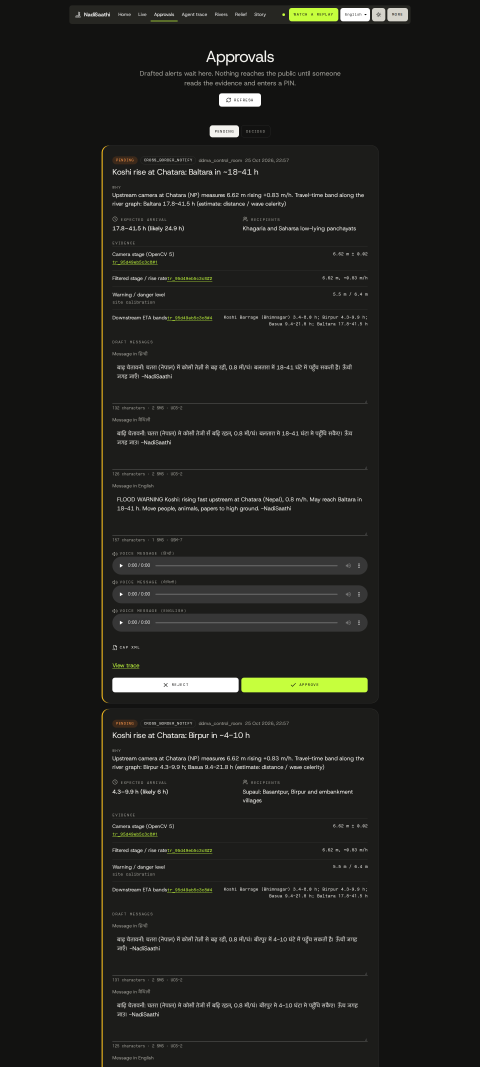
#> input picture docs/screenshots/ui/approvals-1440-dark.png, 1440 x 3200 px, given in place of home-1440-light.png, which was not available (shown at 1/3 size)
$ python readme_crops.py ../docs/screenshots/ui
#> lines starting #> are read from the running program, lines starting #| are printed output that depends on the picture
"""Crop the full-page UI screenshots into README-sized views (docs/screenshots/readme/)."""
import sys
from pathlib import Path
from PIL import Image, ImageDraw

ROOT = Path(sys.argv[1])
UI = ROOT / "docs/screenshots/ui"
OUT = ROOT / "docs/screenshots/readme"
OUT.mkdir(exist_ok=True)

CROPS = {  # name: (source, top, height)
    "hero": ("home-1440-light", 0, 900),
    "live": ("live-1440-dark", 700, 900),
    "vision": ("vision-1440-light", 0, 900),
    "vision-estimators": ("vision-1440-light", 3190, 840),
    "vision-registration": ("vision-1440-light", 1640, 960),
    "rivers": ("rivers-1440-light", 110, 900),
    "relief": ("relief-1440-light", 270, 900),
    "story": ("story-1440-light", 0, 900),
    "cloud": ("cloud-1440-dark", 90, 900),
    "cloud-insights": ("cloud-1440-dark", 1430, 1110),
}
JPEG = {"hero", "story", "relief"}
for name, (src, top, h) in CROPS.items():
    im = Image.open(UI / f"{src}.png").convert("RGB")
#> im is the input picture: PIL image 1440x3200 RGB; mean R, G, B 29.7, 29.9, 27
    c = im.crop((0, top, im.width, top + h))
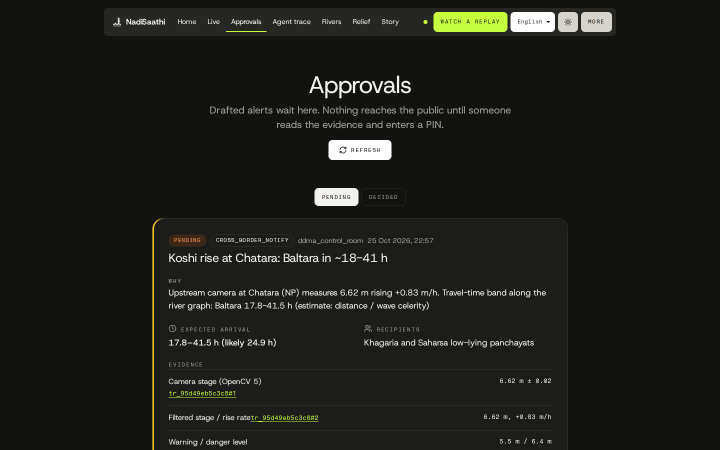
#> c: PIL image 1440x900 RGB (shown at 1/2 size); mean R, G, B 28.7, 28.9, 26.2
    if name in JPEG:
        c.save(OUT / f"{name}.jpg", quality=86, optimize=True, progressive=True)
    else:
        c.save(OUT / f"{name}.png", optimize=True)
#> pass 2 of the loop `for name, (src, top, h) in CROPS.items():`:
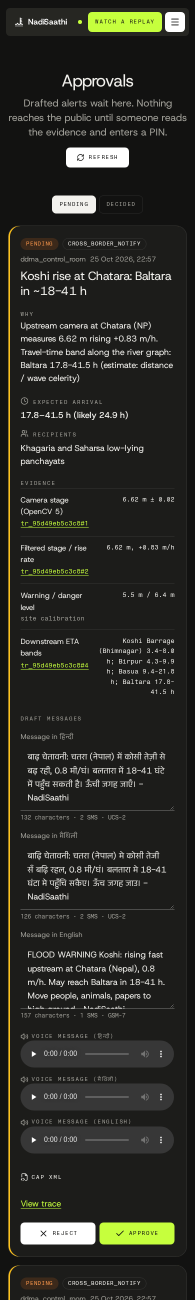
#> input picture docs/screenshots/ui/approvals-390-dark.png, 390 x 2600 px, given in place of live-1440-dark.png, which was not available (shown at 1/2 size)
#> im is the input picture: PIL image 390x2600 RGB; mean R, G, B 42, 42.3, 36.8
#> `c = im.crop((0, top, im.width, top + h))`:
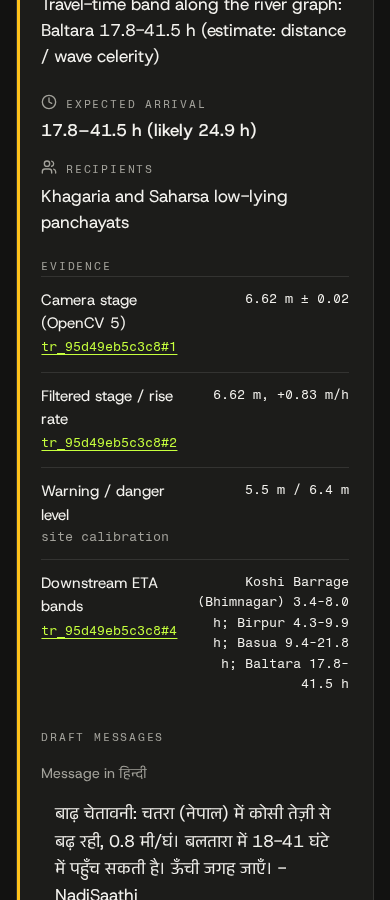
#> c: PIL image 390x900 RGB; mean R, G, B 38, 37.7, 33.6
#> (the run stopped early here; a loop or call above may not have finished)
